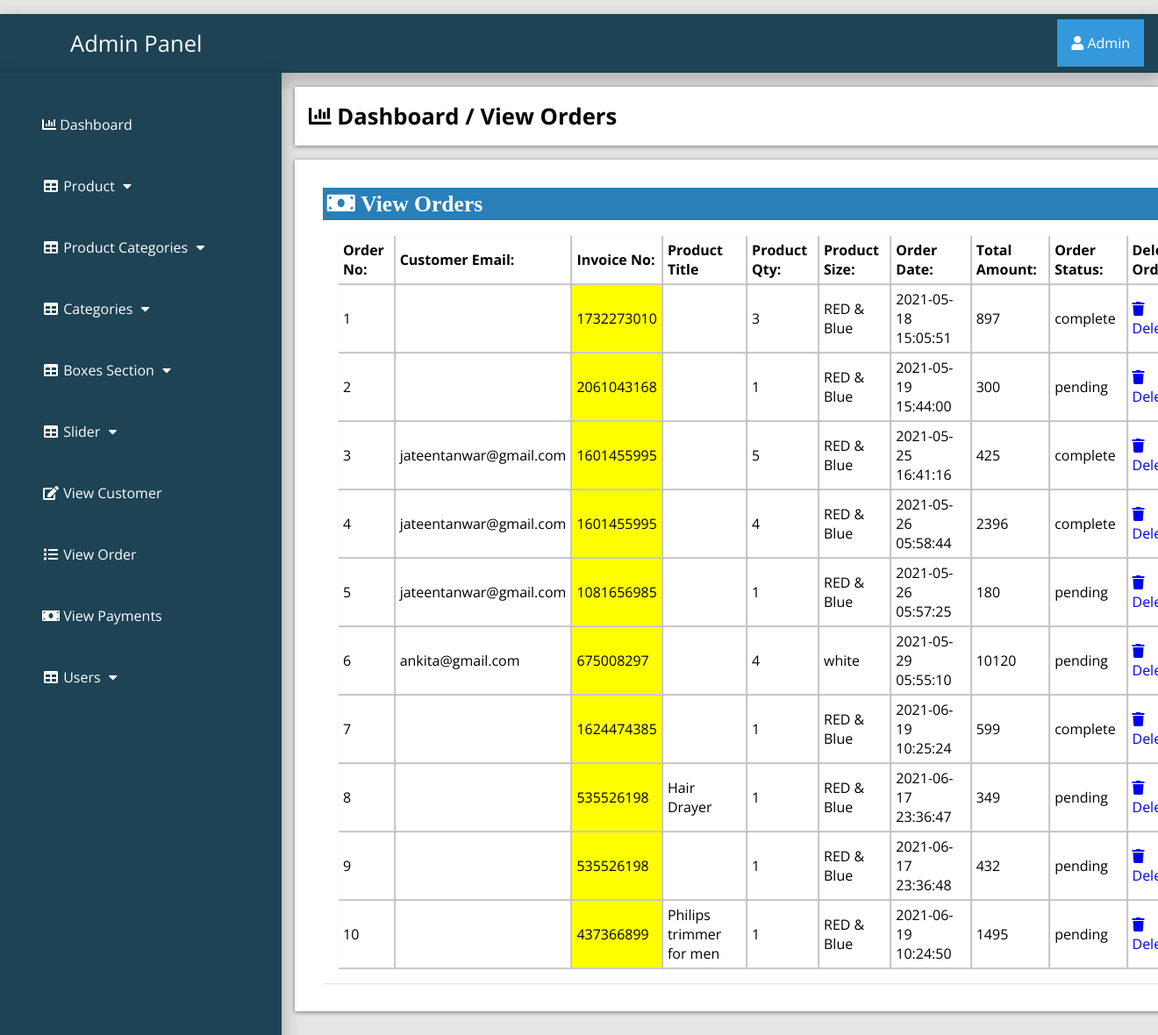
/adminPage/index.php?view_order (signed in), run on the app's committed database.
### tables this page shows
CREATE TABLE `customer_order` (
  `order_id` int(10) NOT NULL,
  `customer_id` int(10) NOT NULL,
  `product_id` int(100) NOT NULL,
  `due_amount` int(100) NOT NULL,
  `invoice_no` int(100) NOT NULL,
  `qty` int(10) NOT NULL,
  `size` text NOT NULL,
  `order_date` timestamp NOT NULL DEFAULT current_timestamp() ON UPDATE current_timestamp(),
  `order_status` text NOT NULL
);

CREATE TABLE `customers` (
  `customer_id` int(100) NOT NULL,
  `customer_name` varchar(255) NOT NULL,
  `customer_email` varchar(255) NOT NULL,
  `customer_pass` varchar(255) NOT NULL,
  `customer_country` text NOT NULL,
  `customer_city` text NOT NULL,
  `customer_contact` varchar(255) NOT NULL,
  `customer_address` text NOT NULL,
  `customer_image` text NOT NULL,
  `customer_ip` varchar(255) NOT NULL
);

CREATE TABLE `products` (
  `product_id` int(10) NOT NULL,
  `p_cat_id` int(10) NOT NULL,
  `cat_id` int(10) NOT NULL,
  `date` timestamp NOT NULL DEFAULT current_timestamp() ON UPDATE current_timestamp(),
  `product_title` text NOT NULL,
  `product_img1` text NOT NULL,
  `product_img2` text NOT NULL,
  `product_img3` text NOT NULL,
  `product_price` int(10) NOT NULL,
  `product_desc` text NOT NULL,
  `product_keyword` text NOT NULL
);

### adminPage/view_order.php (the view)
<?php
if (!isset($_SESSION['admin_email'])){
  echo "<script>window.open('login.php','_self')</script>";
  }else{
?>
<div class="row">
	<div class="col-lg-12">
		<div class="breadcrump">
			<li class="active">
				<i class="fa fa-bar-chart"></i>
				Dashboard / View Orders
			</li>
		</div>
	</div>
</div>
<div class="row">
	<div class="col-lg-12">
		<div class="panel panel-default">
			<div class="panel-heading">
				<h3 class="panel-title">
					<i class="fa fa-money fa-fw"> View Orders </i>
				</h3>
			</div>
			<div class="panel-body">
				<div class="table-responsive">
					<table class="table table-bordered table-hover table-striped">
						<thead>
							<tr>
								<th> Order No: </th>
								<th>Customer Email: </th>
								<th>Invoice No: </th>
								<th>Product Title</th>
								<th> Product Qty: </th>
								<th> Product Size: </th>
								<th> Order Date: </th>
								<th> Total Amount: </th>
								<th> Order Status: </th>
								<th> Delete Order: </th>
							</tr>
						</thead>
						<tbody>
							<?php
							$i=0;
							$get_orders="select * from customer_order";
                            $run_orders=mysqli_query($con,$get_orders);
                            while ($row_orders=mysqli_fetch_array($run_orders)) {
                            	$order_id=$row_orders['order_id'];
                            	$c_id=$row_orders['customer_id'];
                            	$invoice_no=$row_orders['invoice_no'];
                            	$product_id=$row_orders['product_id'];
                            	$qty=$row_orders['qty'];
                            	$size=$row_orders['size'];
                            	$order_date=$row_orders['order_date'];
                            	$due_amount=$row_orders['due_amount'];
                            	$order_status=$row_orders['order_status'];
                            	$get_products="select * from products where product_id='$product_id'";
                            	$run_products=mysqli_query($con,$get_products);
                            	$row_products=mysqli_fetch_array($run_products);
                            	$product_title=$row_products['product_title'];
                            	$i++;
                            	 ?>
							<tr>
								<td><?php echo $i; ?></td>
								<td>
									<?php
                                       $get_customer="select * from customers where customer_id='$c_id'";
                                       $run_customer=mysqli_query($con,$get_customer);
                                       $row_customer=mysqli_fetch_array($run_customer);
                                       $customer_email=$row_customer['customer_email'];
                                       echo $customer_email;
									  ?>
								</td>
								<td bgcolor="yellow"><?php echo $invoice_no; ?></td>
								<td><?php echo $product_title; ?></td>
                                <td><?php echo $qty; ?></td>
								<td><?php echo $size; ?></td>
								<td><?php echo $order_date; ?></td>
								<td><?php echo $due_amount; ?></td>
								<td>
									<?php
                                        if ($order_status=='pending') {
                                        	echo $order_status='pending';
                                        }else{
                                        	echo $order_status='complete';
                                        }
									 ?>
								</td>
								<td>
									<a href="index.php?order_delete=<?php echo $order_id;  ?>">
										<i class="fa fa-trash"></i> Delete
									</a>
								</td>
							</tr>
						<?php } ?>
						</tbody>
					</table>
				</div>
			</div>
		</div>
	</div>
</div>
<?php } ?>

### adminPage/includes/sidebar.php (shortened to what this page needs)
<?php
if (!isset($_SESSION['admin_email'])){
  echo "<script>window.open('login.php','_self')</script>";
  }else{
?>
<nav class="navbar navbar-inverse navbar-fixed-top" >
	<div class="navbar-header">
		<a href="index.php?dashboard" class="navbar-brand"><span>Admin Panel</span></a>
	</div>
		<div class="dropdown">
		 <button onclick="myFunction()" class="dropbtn"><i class="fa fa-user"></i> <?php echo $admin_name; ?></a></button>
		</div>
	<div class="collapse navbar-collapse navbar-ex1-collapse">
	<ul class="nav navbar-nav side-nav">
  <li>
    <a href="index.php?dashboard"><i class="fa fa-bar-chart"></i> Dashboard</a>
  </li>
  <li class="button-dropdown" id="#products">
    <a href="#" class="dropdown-toggle" data-toggle="collapse" data-target="#products"><i class="fa fa-fw fa-table"></i> Product <i class="fa fa-fw fa-caret-down"></i></a>
  </li>
  <li class="button-dropdown" id="#products_cat">
    <a href="#" class="dropdown-toggle" data-toggle="collapse" data-target="#products_cat"><i class="fa fa-fw fa-table"></i> Product Categories <i class="fa fa-fw fa-caret-down"></i></a>
  </li>
  <li class="button-dropdown" id="#category">
    <a href="#" class="dropdown-toggle" data-toggle="collapse" data-target="#category"><i class="fa fa-fw fa-table"></i> Categories <i class="fa fa-fw fa-caret-down"></i></a>
  </li>
<li class="button-dropdown" >
  <a href="#" class="dropdown-toggle" data-toggle="collapse" data-target="#boxes">
    <i class="fa fa-fw fa-table"></i> Boxes Section <i class="fa fa-fw fa-caret-down"></i>
  </a>
</li>
  <li class="button-dropdown">
    <a href="#" class="dropdown-toggle" data-toggle="collapse" data-target="#slider"><i class="fa fa-fw fa-table"></i>  Slider <i class="fa fa-fw fa-caret-down"></i></a>
  </li>
  <li>
  	<a href="index.php?view_customer">
  		<i class="fa fa-fw fa-edit"></i> View Customer
  	</a>
  </li>
  <li>
  	<a href="index.php?view_order">
  		<i class="fa fa-fw fa-list"></i> View Order
  	</a>
  </li>
  <li>
  	<a href="index.php?view_payments">
  		<i class="fa fa-fw fa-money"></i> View Payments
  	</a>
  </li>
  <li class="button-dropdown">
    <a href="#" class="dropdown-toggle" data-toggle="collapse" data-target="#users"><i class="fa fa-fw fa-table"></i>  Users <i class="fa fa-fw fa-caret-down"></i></a>
  </li>
</ul>
</div>
</nav>
<?php } ?>

### adminPage/css/style.css (style rules this page uses)
:root { --blue:#2980b9; }
body { margin-top: ; }
* { font-family: 'Open Sans', sans-serif; margin:0; padding:0; box-sizing: border-box; text-decoration: none; transition: all .2s cubic-bezier(.37,1.14,.26,1.24); }
html { background-color: rgba(0,0,0,.1); }
.navbar-fixed-top { background:#1d4354; padding: 1rem; margin-top: 1rem; box-shadow: 0px 8px 16px 4px rgba(0,0,0,0.2); margin-left: ; margin-right: ; }
.navbar-fixed-top a span { margin-left: 4rem; }
.navbar-fixed-top .navbar-brand { font-size: 1.6rem; color: #ffffff; }
.dropbtn { background-color: #3498DB; color: white; padding: 16px; font-size: 16px; border: none; cursor: pointer; }
.dropdown { position: relative; display: inline-block; float: right; margin-top: -2.8rem; }
.nav { position: absolute; top: 51px; margin-top: 32px; width: auto; height: 110%; border-radius: 0; display: block; background-color: #1d4354; bottom: 0; overflow: hidden; padding-bottom: 40px; box-shadow: 0px 8px 16px 4px rgba(0,0,0,0.2); margin-left: -1rem; }
.nav>li>a { width: 225px; display: block; color: #ffffff; margin: 3rem; }
.row { width: 81.2%; background-color: #ffffff; margin: auto; margin-left: 21rem; margin-top: 1rem; padding: 1rem; display: ; }
.panel { text-align: left; box-shadow: 1px 1px 1px 0px rgba(0.1,0.1,0.1,0.1); margin: 1rem; background-color: #ffffff; padding: rem; }
.panel-heading .panel-title { background-color: #2980b9; color: #ffffff; padding: .3rem; }
.table-responsive .table-striped th { padding: 5px; box-shadow: 1px 1px 1px 1px rgba(0.1,0.1,0.1,0.2); }
.table-responsive .table-striped tbody td { box-shadow: 1px 1px 1px 1px rgba(0.1,0.1,0.1,0.2); padding:5px; }
.breadcrump .active { font-weight: bold; font-size: 1.6rem; }
.row { list-style: none; box-shadow: 0 1px 5px rgba(0, 0, 0, 0.5); }
.row .fa-money { font-size: 1.6rem; width: 50%; text-align: left; }
.panel-body { display: flex; align-items: center; justify-content: left; padding: 1rem; flex-wrap: wrap; }

### data on the page
customer_order: invoice_no "1732273010", qty "3", size "RED & Blue", order_date "2021-05-18 15:05:51", due_amount "897"
customer_order: invoice_no "2061043168", qty "1", size "RED & Blue", order_date "2021-05-19 15:44:00", due_amount "300"
customer_order: customer.customer_email "jateentanwar@gmail.com", invoice_no "1601455995", qty "5", size "RED & Blue", order_date "2021-05-25 16:41:16", due_amount "425"
customer_order: customer.customer_email "jateentanwar@gmail.com", invoice_no "1601455995", qty "4", size "RED & Blue", order_date "2021-05-26 05:58:44", due_amount "2396"
customer_order: customer.customer_email "jateentanwar@gmail.com", invoice_no "1081656985", qty "1", size "RED & Blue", order_date "2021-05-26 05:57:25", due_amount "180"
customer_order: customer.customer_email "ankita@gmail.com", invoice_no "675008297", qty "4", size "white", order_date "2021-05-29 05:55:10", due_amount "10120"
customer_order: invoice_no "1624474385", qty "1", size "RED & Blue", order_date "2021-06-19 10:25:24", due_amount "599"
customer_order: invoice_no "535526198", product.product_title "Hair Drayer", qty "1", size "RED & Blue", order_date "2021-06-17 23:36:47", due_amount "349"
customer_order: invoice_no "535526198", qty "1", size "RED & Blue", order_date "2021-06-17 23:36:48", due_amount "432"
customer_order: invoice_no "437366899", product.product_title "Philips trimmer for men", qty "1", size "RED & Blue", order_date "2021-06-19 10:24:50", due_amount "1495"

### other printed values
$admin_name "Admin"
